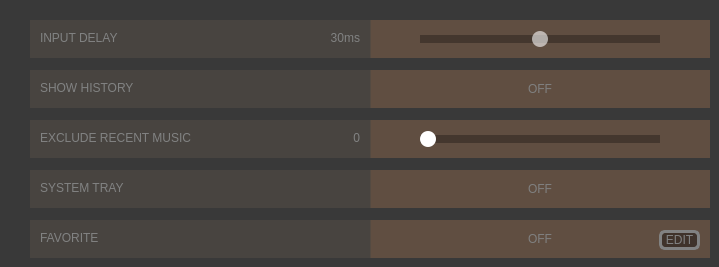
    <widget class="QWidget" name="advanced_tab">
     <property name="styleSheet">
      <string notr="true">QWidget{
	background: rgba(0, 0, 0, 134)
}
QFrame{
	background: qlineargradient(spread:pad, x1:0, y1:0, x2:1, y2:0, stop:0 rgba(88, 80, 72, 128), stop:0.5 rgba(88, 80, 72, 128), stop:0.501 rgba(96, 78, 65, 255), stop:1 rgba(96, 78, 65, 255));
	border: none;
}
QLabel{
	background: transparent;
	color: #818282;
}
QSlider{
	background: transparent;
}
QPushButton{
	background: transparent;
	border: none;
}</string>
     </property>
     <attribute name="title">
      <string>advanced</string>
     </attribute>
     <widget class="QFrame" name="frame">
      <property name="geometry">
       <rect>
        <x>30</x>
        <y>20</y>
        <width>680</width>
        <height>38</height>
       </rect>
      </property>
      <property name="frameShape">
       <enum>QFrame::StyledPanel</enum>
      </property>
      <property name="frameShadow">
       <enum>QFrame::Raised</enum>
      </property>
      <widget class="QLabel" name="label_2">
       <property name="geometry">
        <rect>
         <x>10</x>
         <y>-1</y>
         <width>200</width>
         <height>38</height>
        </rect>
       </property>
       <property name="text">
        <string>INPUT DELAY</string>
       </property>
       <property name="alignment">
        <set>Qt::AlignLeading|Qt::AlignLeft|Qt::AlignVCenter</set>
       </property>
      </widget>
      <widget class="QSlider" name="delay_slider">
       <property name="geometry">
        <rect>
         <x>390</x>
         <y>9</y>
         <width>240</width>
         <height>20</height>
        </rect>
       </property>
       <property name="styleSheet">
        <string notr="true">QSlider::groove:horizontal {
    height: 8px;
    background: #44372e;
}

QSlider::handle:horizontal {
    background: rgba(255, 255, 255, 150);
    width: 16px;
	margin: -4px 0;
    border-radius: 8px;
}</string>
       </property>
       <property name="minimum">
        <number>10</number>
       </property>
       <property name="maximum">
        <number>50</number>
       </property>
       <property name="singleStep">
        <number>0</number>
       </property>
       <property name="pageStep">
        <number>0</number>
       </property>
       <property name="value">
        <number>30</number>
       </property>
       <property name="orientation">
        <enum>Qt::Horizontal</enum>
       </property>
      </widget>
      <widget class="QLabel" name="delay_ms">
       <property name="geometry">
        <rect>
         <x>270</x>
         <y>-1</y>
         <width>60</width>
         <height>38</height>
        </rect>
       </property>
       <property name="text">
        <string>30ms</string>
       </property>
       <property name="alignment">
        <set>Qt::AlignRight|Qt::AlignTrailing|Qt::AlignVCenter</set>
       </property>
      </widget>
      <widget class="QLabel" name="label_3">
       <property name="geometry">
        <rect>
         <x>390</x>
         <y>9</y>
         <width>240</width>
         <height>20</height>
        </rect>
       </property>
       <property name="text">
        <string/>
       </property>
      </widget>
      <widget class="QPushButton" name="delay_lb">
       <property name="geometry">
        <rect>
         <x>340</x>
         <y>0</y>
         <width>50</width>
         <height>38</height>
        </rect>
       </property>
       <property name="text">
        <string/>
       </property>
       <property name="icon">
        <iconset>
         <normaloff>../images/left_button.png</normaloff>../images/left_button.png</iconset>
       </property>
      </widget>
      <widget class="QPushButton" name="delay_rb">
       <property name="geometry">
        <rect>
         <x>630</x>
         <y>0</y>
         <width>50</width>
         <height>38</height>
        </rect>
       </property>
       <property name="text">
        <string/>
       </property>
       <property name="icon">
        <iconset>
         <normaloff>../images/right_button.png</normaloff>../images/right_button.png</iconset>
       </property>
      </widget>
     </widget>
     <widget class="QFrame" name="frame_3">
      <property name="geometry">
       <rect>
        <x>30</x>
        <y>70</y>
        <width>680</width>
        <height>38</height>
       </rect>
      </property>
      <property name="frameShape">
       <enum>QFrame::StyledPanel</enum>
      </property>
      <property name="frameShadow">
       <enum>QFrame::Raised</enum>
      </property>
      <widget class="QLabel" name="label_6">
       <property name="geometry">
        <rect>
         <x>10</x>
         <y>-1</y>
         <width>200</width>
         <height>38</height>
        </rect>
       </property>
       <property name="text">
        <string>SHOW HISTORY</string>
       </property>
       <property name="alignment">
        <set>Qt::AlignLeading|Qt::AlignLeft|Qt::AlignVCenter</set>
       </property>
      </widget>
      <widget class="QPushButton" name="history_button">
       <property name="geometry">
        <rect>
         <x>410</x>
         <y>-1</y>
         <width>200</width>
         <height>39</height>
        </rect>
       </property>
       <property name="styleSheet">
        <string notr="true">QPushButton{
	color: #7f7f7f;
	font: 10pt &quot;Lato Black&quot;;
}
QPushButton:checked{
	color: #ffffff;
}</string>
       </property>
       <property name="text">
        <string>OFF</string>
       </property>
       <property name="checkable">
        <bool>true</bool>
       </property>
      </widget>
     </widget>
     <widget class="QFrame" name="frame_4">
      <property name="geometry">
       <rect>
        <x>30</x>
        <y>120</y>
        <width>680</width>
        <height>38</height>
       </rect>
      </property>
      <property name="frameShape">
       <enum>QFrame::StyledPanel</enum>
      </property>
      <property name="frameShadow">
       <enum>QFrame::Raised</enum>
      </property>
      <widget class="QLabel" name="label_7">
       <property name="geometry">
        <rect>
         <x>10</x>
         <y>-1</y>
         <width>221</width>
         <height>38</height>
        </rect>
       </property>
       <property name="text">
        <string>EXCLUDE RECENT MUSIC</string>
       </property>
       <property name="alignment">
        <set>Qt::AlignLeading|Qt::AlignLeft|Qt::AlignVCenter</set>
       </property>
      </widget>
      <widget class="QSlider" name="erm_slider">
       <property name="geometry">
        <rect>
         <x>390</x>
         <y>9</y>
         <width>240</width>
         <height>20</height>
        </rect>
       </property>
       <property name="styleSheet">
        <string notr="true">QSlider::groove:horizontal {
    height: 8px;
    background: #44372e;
}

QSlider::handle:horizontal {
    background: #ffffff;
    width: 16px;
	margin: -4px 0;
    border-radius: 8px;
}</string>
       </property>
       <property name="maximum">
        <number>9999</number>
       </property>
       <property name="singleStep">
        <number>0</number>
       </property>
       <property name="pageStep">
        <number>1</number>
       </property>
       <property name="orientation">
        <enum>Qt::Horizontal</enum>
       </property>
      </widget>
      <widget class="QLabel" name="erm_num">
       <property name="geometry">
        <rect>
         <x>270</x>
         <y>-1</y>
         <width>60</width>
         <height>38</height>
        </rect>
       </property>
       <property name="text">
        <string>0</string>
       </property>
       <property name="alignment">
        <set>Qt::AlignRight|Qt::AlignTrailing|Qt::AlignVCenter</set>
       </property>
      </widget>
     </widget>
     <widget class="QFrame" name="frame_5">
      <property name="geometry">
       <rect>
        <x>30</x>
        <y>170</y>
        <width>680</width>
        <height>38</height>
       </rect>
      </property>
      <property name="frameShape">
       <enum>QFrame::StyledPanel</enum>
      </property>
      <property name="frameShadow">
       <enum>QFrame::Raised</enum>
      </property>
      <widget class="QLabel" name="label_8">
       <property name="geometry">
        <rect>
         <x>10</x>
         <y>-1</y>
         <width>200</width>
         <height>38</height>
        </rect>
       </property>
       <property name="text">
        <string>SYSTEM TRAY</string>
       </property>
       <property name="alignment">
        <set>Qt::AlignLeading|Qt::AlignLeft|Qt::AlignVCenter</set>
       </property>
      </widget>
      <widget class="QPushButton" name="tray_button">
       <property name="geometry">
        <rect>
         <x>410</x>
         <y>-1</y>
         <width>200</width>
         <height>39</height>
        </rect>
       </property>
       <property name="styleSheet">
        <string notr="true">QPushButton{
	color: #7f7f7f;
	font: 10pt &quot;Lato Black&quot;;
}
QPushButton:checked{
	color: #ffffff;
}</string>
       </property>
       <property name="text">
        <string>OFF</string>
       </property>
       <property name="checkable">
        <bool>true</bool>
       </property>
      </widget>
     </widget>
     <widget class="QFrame" name="frame_8">
      <property name="geometry">
       <rect>
        <x>30</x>
        <y>220</y>
        <width>680</width>
        <height>38</height>
       </rect>
      </property>
      <property name="frameShape">
       <enum>QFrame::StyledPanel</enum>
      </property>
      <property name="frameShadow">
       <enum>QFrame::Raised</enum>
      </property>
      <widget class="QLabel" name="label_10">
       <property name="geometry">
        <rect>
         <x>10</x>
         <y>-1</y>
         <width>200</width>
         <height>38</height>
        </rect>
       </property>
       <property name="text">
        <string>FAVORITE</string>
       </property>
       <property name="alignment">
        <set>Qt::AlignLeading|Qt::AlignLeft|Qt::AlignVCenter</set>
       </property>
      </widget>
      <widget class="QPushButton" name="favorite_button">
       <property name="geometry">
        <rect>
         <x>410</x>
         <y>-1</y>
         <width>200</width>
         <height>39</height>
        </rect>
       </property>
       <property name="styleSheet">
        <string notr="true">QPushButton{
	color: #7f7f7f;
	font: 10pt &quot;Lato Black&quot;;
}
QPushButton:checked{
	color: #ffffff;
}</string>
       </property>
       <property name="text">
        <string>OFF</string>
       </property>
       <property name="checkable">
        <bool>true</bool>
       </property>
      </widget>
      <widget class="QPushButton" name="favorite_edit">
       <property name="geometry">
        <rect>
         <x>629</x>
         <y>10</y>
         <width>41</width>
         <height>20</height>
        </rect>
       </property>
       <property name="styleSheet">
        <string notr="true">QPushButton {
    border: 3px solid #818282;
	color: #818282;
    background-color: rgba(0, 0, 0, 87);
	border-radius: 6px;
	font: 7pt &quot;Lato Black&quot;
}</string>
       </property>
       <property name="text">
        <string>EDIT</string>
       </property>
      </widget>
     </widget>
    </widget>
